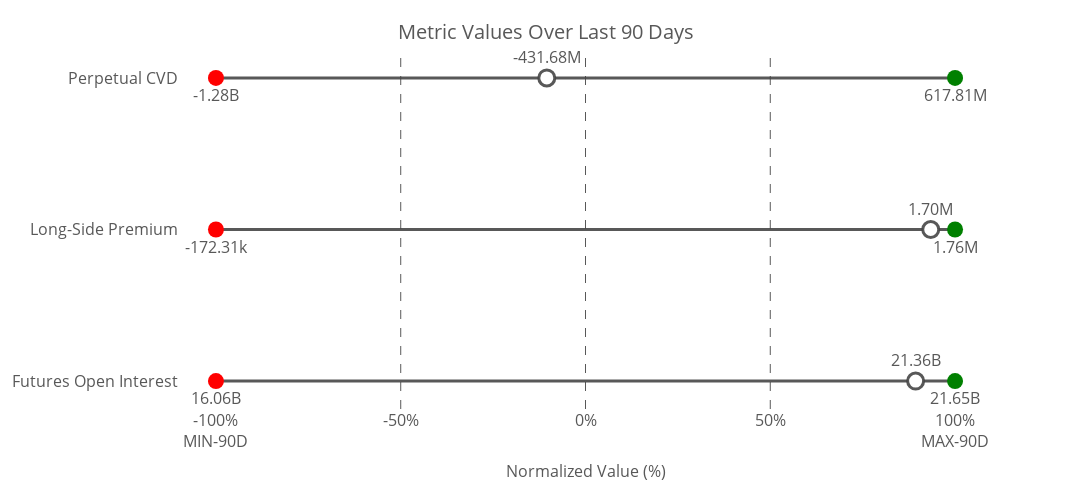

The cell this chart's notebook holds for it:
### Code cell
# Manually define metrics and their titles
metrics_titles = {

    'futureOI_sma_maxmin': "Futures Open Interest",
    'longperm_sma_maxmin':"Long-Side Premium",
    'perpCVD_sma_maxmin': "Perpetual CVD"
    
    # Add more metrics and titles as needed
}

# Create the dot plot
fig = create_dot_plot(merged_df, metrics_titles)

# Show the plot
fig.show()

# Optionally, save the plot as an HTML file
import plotly.io as pio
pio.write_html(fig, file='normalized_perpetual2_raw_metrics_dot_plot.html')

### Figure 1 — Plotly figure (JSON) as saved in the notebook; plotly's stock layout.template omitted (floating-point values rounded to 4 significant figures)
{"data": [{"line": {"color": "rgba(70, 70, 70, 0.9)", "width": 3}, "mode": "lines", "showlegend": false, "x": [-100, 100], "y": ["Futures Open Interest", "Futures Open Interest"], "type": "scatter"}, {"marker": {"color": "red", "size": 16, "symbol": "circle"}, "mode": "markers+text", "name": "Futures Open Interest Min", "text": ["16.06B"], "textfont": {"color": "rgba(70, 70, 70, 0.9)", "size": 16}, "textposition": "bottom center", "x": [-100], "y": ["Futures Open Interest"], "type": "scatter"}, {"marker": {"color": "green", "size": 16, "symbol": "circle"}, "mode": "markers+text", "name": "Futures Open Interest Max", "text": ["21.65B"], "textfont": {"color": "rgba(70, 70, 70, 0.9)", "size": 16}, "textposition": "bottom center", "x": [100], "y": ["Futures Open Interest"], "type": "scatter"}, {"marker": {"color": "white", "line": {"color": "rgba(70, 70, 70, 0.9)", "width": 3}, "size": 16, "symbol": "circle"}, "mode": "markers+text", "name": "Futures Open Interest Current", "text": ["21.36B"], "textfont": {"color": "rgba(70, 70, 70, 0.9)", "size": 16}, "textposition": "top center", "x": [89.33], "y": ["Futures Open Interest"], "type": "scatter"}, {"line": {"color": "rgba(70, 70, 70, 0.9)", "width": 3}, "mode": "lines", "showlegend": false, "x": [-100, 100], "y": ["Long-Side Premium", "Long-Side Premium"], "type": "scatter"}, {"marker": {"color": "red", "size": 16, "symbol": "circle"}, "mode": "markers+text", "name": "Long-Side Premium Min", "text": ["-172.31k"], "textfont": {"color": "rgba(70, 70, 70, 0.9)", "size": 16}, "textposition": "bottom center", "x": [-100], "y": ["Long-Side Premium"], "type": "scatter"}, {"marker": {"color": "green", "size": 16, "symbol": "circle"}, "mode": "markers+text", "name": "Long-Side Premium Max", "text": ["1.76M"], "textfont": {"color": "rgba(70, 70, 70, 0.9)", "size": 16}, "textposition": "bottom center", "x": [100], "y": ["Long-Side Premium"], "type": "scatter"}, {"marker": {"color": "white", "line": {"color": "rgba(70, 70, 70, 0.9)", "width": 3}, "size": 16, "symbol": "circle"}, "mode": "markers+text", "name": "Long-Side Premium Current", "text": ["1.70M"], "textfont": {"color": "rgba(70, 70, 70, 0.9)", "size": 16}, "textposition": "top center", "x": [93.42], "y": ["Long-Side Premium"], "type": "scatter"}, {"line": {"color": "rgba(70, 70, 70, 0.9)", "width": 3}, "mode": "lines", "showlegend": false, "x": [-100, 100], "y": ["Perpetual CVD", "Perpetual CVD"], "type": "scatter"}, {"marker": {"color": "red", "size": 16, "symbol": "circle"}, "mode": "markers+text", "name": "Perpetual CVD Min", "text": ["-1.28B"], "textfont": {"color": "rgba(70, 70, 70, 0.9)", "size": 16}, "textposition": "bottom center", "x": [-100], "y": ["Perpetual CVD"], "type": "scatter"}, {"marker": {"color": "green", "size": 16, "symbol": "circle"}, "mode": "markers+text", "name": "Perpetual CVD Max", "text": ["617.81M"], "textfont": {"color": "rgba(70, 70, 70, 0.9)", "size": 16}, "textposition": "bottom center", "x": [100], "y": ["Perpetual CVD"], "type": "scatter"}, {"marker": {"color": "white", "line": {"color": "rgba(70, 70, 70, 0.9)", "width": 3}, "size": 16, "symbol": "circle"}, "mode": "markers+text", "name": "Perpetual CVD Current", "text": ["-431.68M"], "textfont": {"color": "rgba(70, 70, 70, 0.9)", "size": 16}, "textposition": "top center", "x": [-10.47], "y": ["Perpetual CVD"], "type": "scatter"}], "layout": {"shapes": [{"line": {"color": "rgba(70, 70, 70, 0.9)", "dash": "dash", "width": 1}, "type": "line", "x0": -50, "x1": -50, "xref": "x", "y0": 0, "y1": 1, "yref": "paper"}, {"line": {"color": "rgba(70, 70, 70, 0.9)", "dash": "dash", "width": 1}, "type": "line", "x0": 0, "x1": 0, "xref": "x", "y0": 0, "y1": 1, "yref": "paper"}, {"line": {"color": "rgba(70, 70, 70, 0.9)", "dash": "dash", "width": 1}, "type": "line", "x0": 50, "x1": 50, "xref": "x", "y0": 0, "y1": 1, "yref": "paper"}], "title": {"font": {"color": "rgba(70, 70, 70, 0.9)", "size": 20}, "text": "Metric Values Over Last 90 Days", "y": 0.95, "x": 0.5, "xanchor": "center", "yanchor": "top"}, "xaxis": {"title": {"font": {"color": "rgba(70, 70, 70, 0.9)", "size": 16}, "text": "Normalized Value (%)"}, "tickfont": {"color": "rgba(70, 70, 70, 0.9)", "size": 16}, "showgrid": false, "range": [-110, 110], "tickvals": [-100, -50, 0, 50, 100], "ticktext": ["-100%<br>MIN-90D", "-50%", "0%", "50%", "100%<br>MAX-90D"], "showline": false, "zeroline": false}, "yaxis": {"tickfont": {"color": "rgba(70, 70, 70, 0.9)", "size": 16}, "title": {"standoff": 35}, "tickmode": "array", "tickvals": [0, 1, 2], "ticktext": ["Futures Open Interest", "Long-Side Premium", "Perpetual CVD"], "side": "left", "showgrid": false}, "margin": {"l": 100, "r": 100, "t": 50, "b": 20}, "font": {"color": "rgba(70, 70, 70, 0.9)", "size": 14}, "height": 490, "width": 1200, "showlegend": false, "plot_bgcolor": "white", "paper_bgcolor": "white"}}
